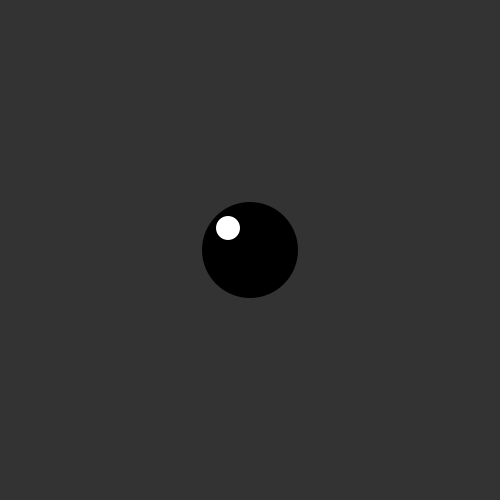
Frame 1 (no input)
Frame 60 (the mouse pressed at the canvas centre just before this capture): identical to frame 1, image omitted
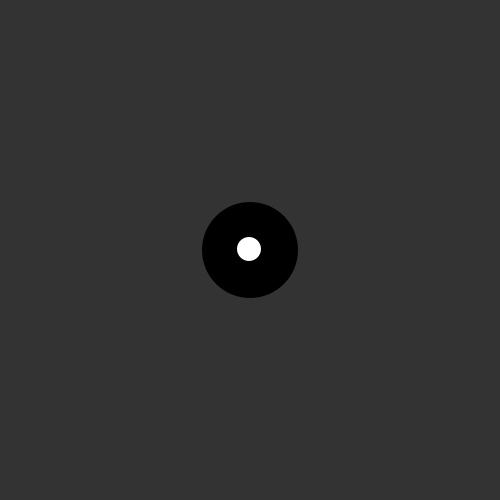
Frame 120 (the mouse held since frame 60 and released just before this capture)

The Processing sketch that drew these frames (run headless with seeded random() and noise(); from frame 60 on, the mouse is pressed at the canvas centre):

// Processing sketch: constraintMvmtTestSketch2
// ── constraintMvmtTestSketch2.pde
/*
*
*    Constraint movement Test Sketch 2 (one eye)
*    by Stéphane Adam Garnier - 2012
*
*/


float mx, my; // used to position the circle

float easing = 0.05; // used to create 'intermediary steps' between the 'current mx/my' and the 'final mx/my)

float esize = 12; // eye size
float ebounds = esize + 14; // eye bounds

int halfBounds =22;
int halfWidth, halfHeight;

void setup(){
    size( 500, 500);
    noStroke();
    smooth();
    //ellipseMode(CENTER_RADIUS);
    ellipseMode(RADIUS);
    
    halfWidth = width / 2;
    halfHeight = height / 2;
}

void draw(){
    background(51);
    
    // Follow the mouse part (..)
    if( abs(mouseX - mx) > 0.1 ){ // if the distance between the 2 points is greater than 1 px (..)
        mx = mx + (mouseX - mx) * easing;
    }
    
    if( abs(mouseY - my) > 0.1 ){ // if the distance between the 2 points is greater than 1 px (..)
        my = my + (mouseY - my) * easing;
    }
    
    // Calculate tuff part (..)
    float distance = esize * 2;
    
    // Constrain movement part (..)
    //mx = constrain(mx, 120, 155); // constraint x position (min X / max X)
    //my = constrain(my, 89, 115); // constraint x position (min Y / max Y)
    
    mx = constrain(mx, (halfWidth - halfBounds), (halfWidth + halfBounds) ); // constraint x position (min X / max X)
    my = constrain(my, (halfHeight - halfBounds), (halfHeight + halfBounds) ); // constraint x position (min Y / max Y)
    
    
    // Draw stuff part (..)
    fill(0);
    //ellipse(( 120 + (155 - 120) ), ( 89 + (115 - 89) ), esize * 2, esize * 2);
    //ellipse( (halfWidth - halfBounds), (halfHeight - halfBounds), ( halfBounds * 2 ), ( halfBounds * 2 ) );
    //rectMode(CORNER);
    //rect( (halfWidth - halfBounds), (halfHeight - halfBounds), ( halfBounds * 2 ), ( halfBounds * 2 ) ); // basic centered
    ellipseMode(CORNER);
    //ellipse( (halfWidth - halfBounds), (halfHeight - halfBounds), ( halfBounds * 2 ), ( halfBounds * 2 ) ); // basic centered
    //ellipse( (halfWidth - (halfBounds + esize ) ), (halfHeight - (halfBounds + esize ) ), ( (halfBounds + esize ) * 2 ), ( (halfBounds + esize ) * 2 ) );
    ellipse( (halfWidth - (halfBounds + ebounds ) ), (halfHeight - (halfBounds + ebounds ) ), ( (halfBounds + ebounds ) * 2 ), ( (halfBounds + ebounds ) * 2 ) );
    
    ellipseMode(RADIUS);
    fill(255);
    ellipse(mx, my, esize, esize);
    
}
